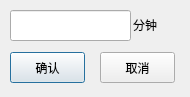
<?xml version="1.0" encoding="UTF-8"?>
<ui version="4.0">
 <class>dbset</class>
 <widget class="QDialog" name="dbset">
  <property name="geometry">
   <rect>
    <x>0</x>
    <y>0</y>
    <width>190</width>
    <height>97</height>
   </rect>
  </property>
  <property name="windowTitle">
   <string>dbset</string>
  </property>
  <widget class="QPushButton" name="okButton">
   <property name="geometry">
    <rect>
     <x>10</x>
     <y>52</y>
     <width>75</width>
     <height>31</height>
    </rect>
   </property>
   <property name="text">
    <string>确认</string>
   </property>
  </widget>
  <widget class="QPushButton" name="cancelButton">
   <property name="geometry">
    <rect>
     <x>100</x>
     <y>52</y>
     <width>75</width>
     <height>31</height>
    </rect>
   </property>
   <property name="text">
    <string>取消</string>
   </property>
  </widget>
  <widget class="QLineEdit" name="lineEdit">
   <property name="geometry">
    <rect>
     <x>10</x>
     <y>10</y>
     <width>121</width>
     <height>31</height>
    </rect>
   </property>
  </widget>
  <widget class="QLabel" name="label">
   <property name="geometry">
    <rect>
     <x>133</x>
     <y>9</y>
     <width>61</width>
     <height>31</height>
    </rect>
   </property>
   <property name="text">
    <string>分钟</string>
   </property>
  </widget>
 </widget>
 <layoutdefault spacing="6" margin="11"/>
 <resources/>
 <connections/>
</ui>
